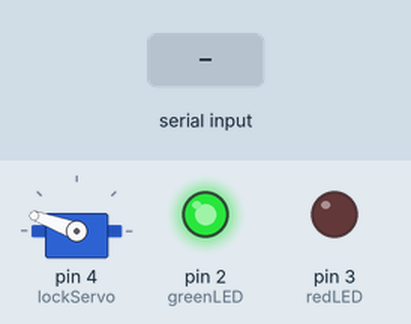
Simulated run of this sketch. Board: Arduino Uno, built with avr-gcc and run on an emulated ATmega328P. Shown: servo, output pins drawn as LEDs (lit = HIGH). The inputs (shaded band) are chosen by the test bench.

Above: at 1.2 s.
1.3 s: "0" received over Serial
At 2.9 s:
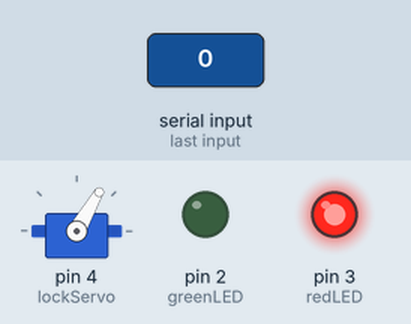
3.8 s: "1" received over Serial
At 6.0 s:
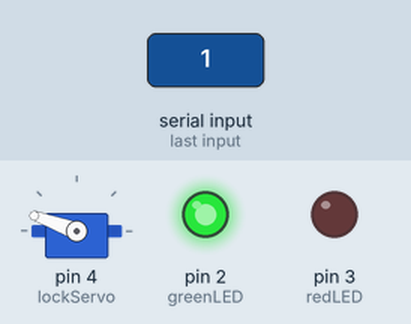
Timing chart, 0 to 7.5 s (numbered marks = the images above; inputs shaded):
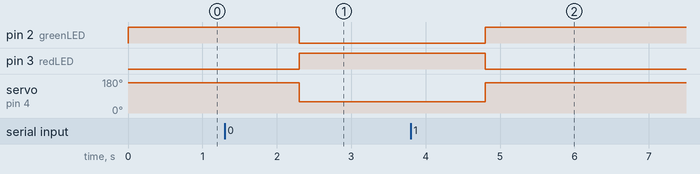

The sketch:

450_Project_arduinoCode.ino
```cpp
//450 project that will use 2 languages
//our languages will be C# and arduino
//project by Andrew Naylor, Joe in the back, and Joshua Jenkins
#include <Servo.h>


int redLED= 3; // the pin on the arduino that the red LED is connecte to
int greenLED = 2; //the pin on the arduino that the green Led is connected to
String check;
bool lock; //this will be set by the c# code

;
Servo lockServo;
// we will need a method that checks some value from C# program, and changes lock bool value


void setup() {

  Serial.begin(9600);// starts the serial that we will communicate with through C#

  // in the setup we will assign the pins
  pinMode(redLED, OUTPUT);
  pinMode(greenLED, OUTPUT);
  lockServo.attach(4);

}

void loop() {
  //this will read string from c# program
  //if it reads a 0, lock
  //else unlock
  if(Serial.available()){
    check = Serial.readString();
    char ch = check.charAt(0);
    if(ch =='0'){
      lock = true;
    }else if(ch == '1'){
      lock = false;
    }
  }

  //will need to continuoudly check the value returned by the c# program to tell weather to unlock the box, or keep it locked
  // put your main code here, to run repeatedly:
  if ( lock == false ){
    lockServo.write(160);
    digitalWrite(redLED,LOW);
    digitalWrite(greenLED,HIGH);

  }else{
    //put the servo into the locked pos.
    lockServo.write(60);
    digitalWrite(redLED,HIGH);
    digitalWrite(greenLED,LOW);

  }

}
```

Measured:
- after the input at 1.3 s, pin 2 (greenLED): HIGH → LOW after 1.0 s; pin 3 (redLED): LOW → HIGH after 1.0 s; servo on pin 4 (lockServo): 160° → 60° after 1.0 s
- after the input at 3.8 s, pin 2 (greenLED): LOW → HIGH after 1.0 s; pin 3 (redLED): HIGH → LOW after 1.0 s; servo on pin 4 (lockServo): 60° → 160° after 1.0 s
